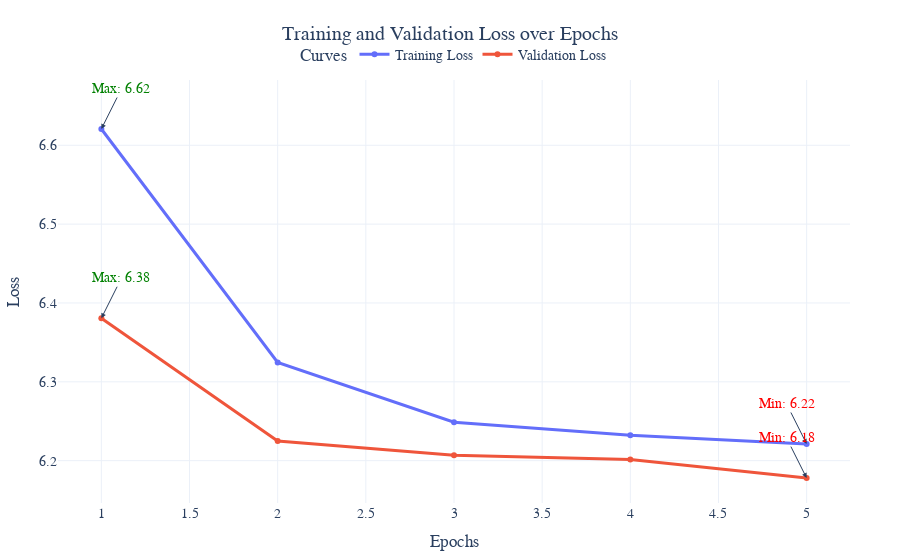

The notebook cell saved with this chart:
### Code cell
trainer = Trainer(
    config=TrainerConfig(
        optimizer="adam",
        criterion="masked_reconstruction",
        learning_rate=1e-3,
        weight_decay=1e-5,
        batch_size=256,
        early_stopping_patience=5,
        save_weights_path="./models/mlp_adult.pth"
    ),
    model= model
)

# Train the model
trainer.train(train_dataset, val_dataset, epochs=5)
trainer.predict(val_dataset)

### Figure 1 — Plotly figure (JSON) as saved in the notebook; plotly's stock layout.template omitted (floating-point values rounded to 4 significant figures)
{"data": [{"hovertemplate": "%{x}, %{y}<extra>Training Loss</extra>", "line": {"width": 3}, "marker": {"size": 6}, "mode": "lines+markers", "name": "Training Loss", "type": "scatter", "x": [1, 2, 3, 4, 5], "y": [6.621, 6.325, 6.249, 6.232, 6.221]}, {"hovertemplate": "%{x}, %{y}<extra>Validation Loss</extra>", "line": {"width": 3}, "marker": {"size": 6}, "mode": "lines+markers", "name": "Validation Loss", "type": "scatter", "x": [1, 2, 3, 4, 5], "y": [6.381, 6.225, 6.207, 6.201, 6.178]}], "layout": {"annotations": [{"arrowhead": 2, "ax": -20, "ay": -40, "font": {"color": "red"}, "showarrow": true, "text": "Min: 6.22", "x": 5, "y": 6.221}, {"arrowhead": 2, "ax": 20, "ay": -40, "font": {"color": "green"}, "showarrow": true, "text": "Max: 6.62", "x": 1, "y": 6.621}, {"arrowhead": 2, "ax": -20, "ay": -40, "font": {"color": "red"}, "showarrow": true, "text": "Min: 6.18", "x": 5, "y": 6.178}, {"arrowhead": 2, "ax": 20, "ay": -40, "font": {"color": "green"}, "showarrow": true, "text": "Max: 6.38", "x": 1, "y": 6.381}], "font": {"family": "Arial, sans-serif", "size": 14}, "legend": {"orientation": "h", "title": {"text": "Curves"}, "x": 0.5, "xanchor": "center", "y": 1.02, "yanchor": "bottom"}, "margin": {"b": 50, "l": 50, "r": 50, "t": 80}, "title": {"text": "Training and Validation Loss over Epochs", "x": 0.5, "xanchor": "center"}, "xaxis": {"title": {"text": "Epochs"}}, "yaxis": {"title": {"text": "Loss"}}}}
